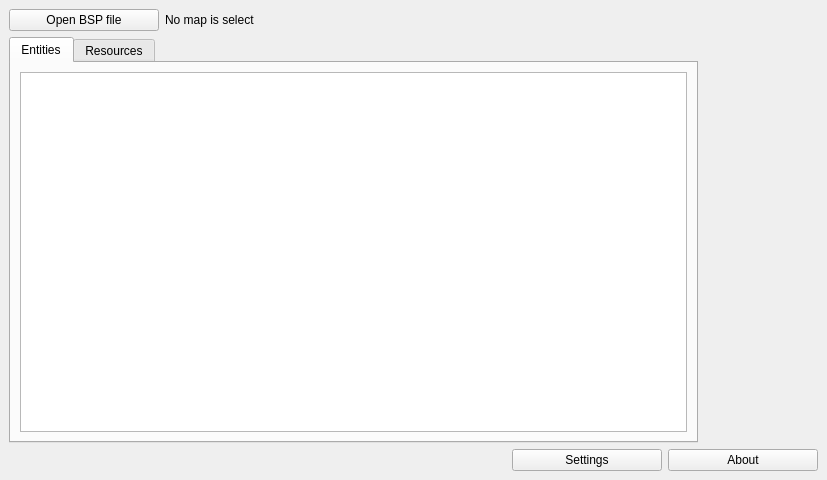
<?xml version="1.0" encoding="UTF-8"?>
<ui version="4.0">
 <class>MainWindow</class>
 <widget class="QMainWindow" name="MainWindow">
  <property name="geometry">
   <rect>
    <x>0</x>
    <y>0</y>
    <width>827</width>
    <height>480</height>
   </rect>
  </property>
  <property name="windowTitle">
   <string notr="true">QBspInfo</string>
  </property>
  <widget class="QWidget" name="centralwidget">
   <layout class="QVBoxLayout" name="verticalLayout">
    <item>
     <layout class="QHBoxLayout" name="horizontalLayout_3">
      <item>
       <widget class="QPushButton" name="butOpenBspFile">
        <property name="sizePolicy">
         <sizepolicy hsizetype="Maximum" vsizetype="Fixed">
          <horstretch>0</horstretch>
          <verstretch>0</verstretch>
         </sizepolicy>
        </property>
        <property name="minimumSize">
         <size>
          <width>150</width>
          <height>0</height>
         </size>
        </property>
        <property name="text">
         <string>Open BSP file</string>
        </property>
       </widget>
      </item>
      <item>
       <widget class="QLabel" name="labOpenedBspFile">
        <property name="text">
         <string notr="true">No map is select</string>
        </property>
       </widget>
      </item>
     </layout>
    </item>
    <item>
     <layout class="QHBoxLayout" name="horizontalLayout_2">
      <item>
       <widget class="QTabWidget" name="tabWidget">
        <property name="currentIndex">
         <number>0</number>
        </property>
        <widget class="QWidget" name="tabEntities">
         <attribute name="title">
          <string>Entities</string>
         </attribute>
         <layout class="QHBoxLayout" name="horizontalLayout_4">
          <item>
           <widget class="QTreeView" name="treeEntities"/>
          </item>
         </layout>
        </widget>
        <widget class="QWidget" name="tabResources">
         <attribute name="title">
          <string>Resources</string>
         </attribute>
         <layout class="QHBoxLayout" name="horizontalLayout_5">
          <item>
           <widget class="QListWidget" name="listResources"/>
          </item>
         </layout>
        </widget>
       </widget>
      </item>
      <item>
       <spacer name="horizontalSpacer">
        <property name="orientation">
         <enum>Qt::Horizontal</enum>
        </property>
        <property name="sizeType">
         <enum>QSizePolicy::Minimum</enum>
        </property>
        <property name="sizeHint" stdset="0">
         <size>
          <width>120</width>
          <height>20</height>
         </size>
        </property>
       </spacer>
      </item>
     </layout>
    </item>
    <item>
     <layout class="QHBoxLayout" name="horizontalLayout">
      <item>
       <spacer name="horizontalSpacer_2">
        <property name="orientation">
         <enum>Qt::Horizontal</enum>
        </property>
        <property name="sizeHint" stdset="0">
         <size>
          <width>40</width>
          <height>20</height>
         </size>
        </property>
       </spacer>
      </item>
      <item>
       <widget class="QPushButton" name="butSettings">
        <property name="minimumSize">
         <size>
          <width>150</width>
          <height>0</height>
         </size>
        </property>
        <property name="text">
         <string>Settings</string>
        </property>
       </widget>
      </item>
      <item>
       <widget class="QPushButton" name="butAbout">
        <property name="minimumSize">
         <size>
          <width>150</width>
          <height>0</height>
         </size>
        </property>
        <property name="text">
         <string>About</string>
        </property>
       </widget>
      </item>
     </layout>
    </item>
   </layout>
  </widget>
  <widget class="QMenuBar" name="menubar">
   <property name="geometry">
    <rect>
     <x>0</x>
     <y>0</y>
     <width>827</width>
     <height>26</height>
    </rect>
   </property>
  </widget>
 </widget>
 <resources/>
 <connections/>
</ui>
